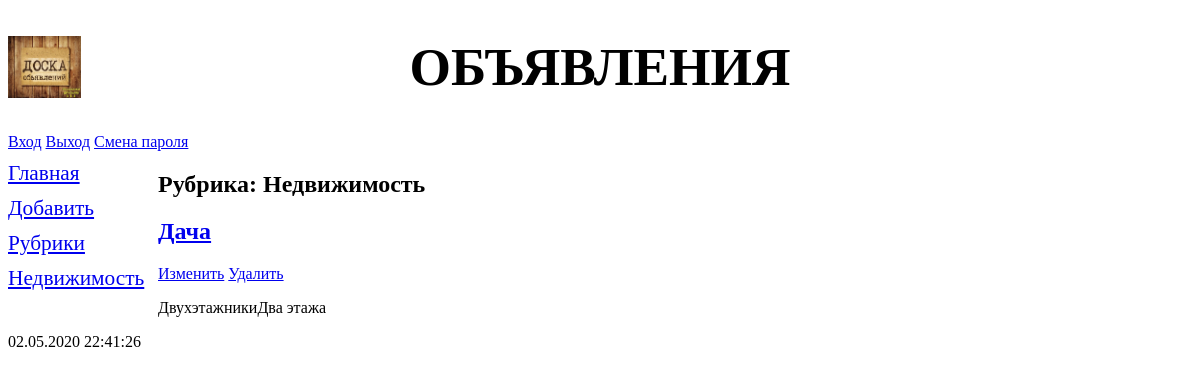
Page /bboard/1/ on the earlier database version.
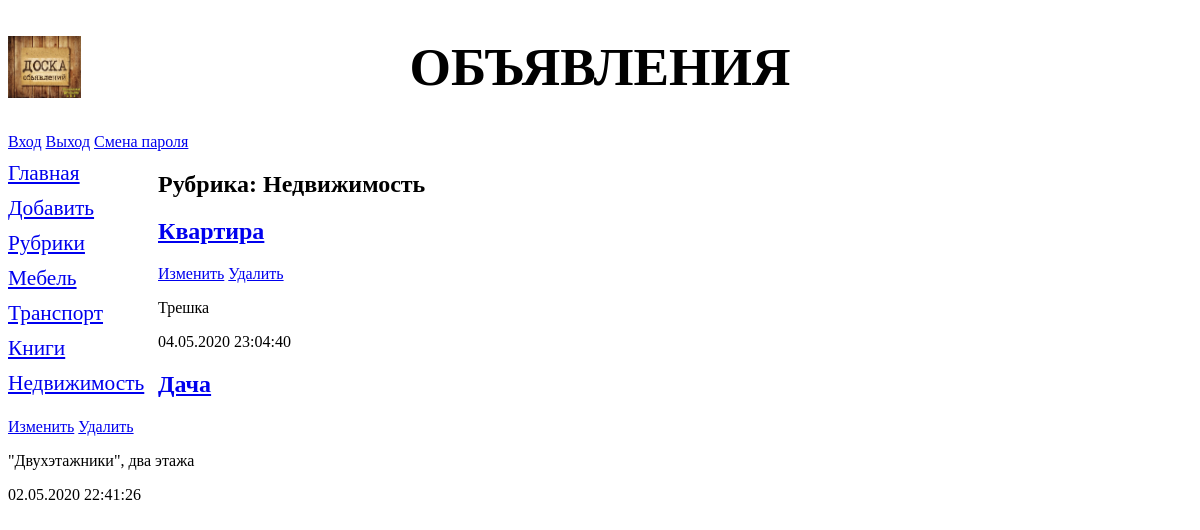
Same page on the later database version.
### bboard/models.py (models this page shows, shortened)
class Rubric(models.Model):
    name = models.CharField(max_length=20, db_index=True, verbose_name='Название')
    order = models.SmallIntegerField(default=0, db_index=True)
    objects = models.Manager()
    bbs = RubricManager()
    class Meta:
        verbose_name_plural = 'Рубрики'
        verbose_name = 'Рубрика'
        ordering = ['order', 'name']

class Bb(models.Model):
    title = models.CharField(max_length=50, verbose_name='Товар')
    content = models.TextField(null=True, blank=True, verbose_name='Описание')
    price = models.FloatField(null=True, blank=True, verbose_name='Цена')
    published = models.DateTimeField(auto_now_add=True, db_index=True, verbose_name='Опубликовано')
    rubric = models.ForeignKey('Rubric', null=True, on_delete=models.PROTECT, verbose_name='Рубрика')
    objects = models.Manager()
    reverse = BbManager()
    class Meta:
        verbose_name_plural = 'Объявления'
        verbose_name = 'Объявление'
        ordering = ['-published']

### bboard/views.py (the view)
# urls.py: path('<int:rubric_id>/', BbByRubricView.as_view(), name='by_rubric'),
class BbByRubricView(ListView):
    template_name = 'bboard/by_rubric.html'
    context_object_name = 'bbs'
    def get_queryset(self):
        return Bb.objects.filter(rubric=self.kwargs['rubric_id'])
    def get_context_data(self, *args, **kwargs):
        context = super().get_context_data(*args, **kwargs)
        context['rubrics'] = Rubric.objects.all()
        context['current_rubric'] = Rubric.objects.get(pk=self.kwargs['rubric_id'])
        return context

### bboard/templates/bboard/by_rubric.html (shortened to what this page needs)
{% extends "layout/base.html" %}
{% block content %}
<h2>Рубрика: {{ current_rubric.name }}</h2>
{% for bb in bbs %}
<div>
    <h2><a href="{% url 'detail' pk=bb.pk %}">{{ bb.title }}</a></h2>
    <a href="{% url 'update' pk=bb.pk %}">Изменить</a>
    <a href="{% url 'delete' pk=bb.pk %}">Удалить</a>
    <p>{{ bb.content }}</p>
    <p>{{ bb.published|date:"d.m.Y H:i:s" }}</p>
</div>
{% endfor %}
{% endblock %}

### bboard/templates/layout/base.html (shortened to what this page needs)
<!DOCTYPE html>
{% load static %}
<html lang="ru">
<head>
    <link rel="stylesheet" type="text/css" href="{% static 'bboard/style.css' %}">
</head>
<body>
    <header>
        <h1>Объявления</h1>
        <a href="{% url 'login' %}">Вход</a>
        <a href="{% url 'logout' %}">Выход</a>
        <a href="{% url 'password_change' %}">Смена пароля</a>
    </header>
    <nav>
        <a href="{% url 'index' %}">Главная</a>
        <a href="{% url 'add' %}">Добавить</a>
        <a href="{% url 'rubrics' %}">Рубрики</a>
        {% for rubric in rubrics %}
        <a href="{% url 'by_rubric' rubric.pk %}">
            {{ rubric.name }}</a>
        {% endfor %}
    </nav>
    <section>
        {% block content %}
        {% endblock %}
    </section>
</body>
</html>

Differences in the rows shown:
added Rubric: name "Мебель"
added Rubric: name "Транспорт"
added Rubric: name "Книги"
added Bb: title "Квартира", content "Трешка", published "04.05.2020 23:04:40"
changed Bb "Дача": content "ДвухэтажникиДва этажа" → "\"Двухэтажники\", два этажа"
